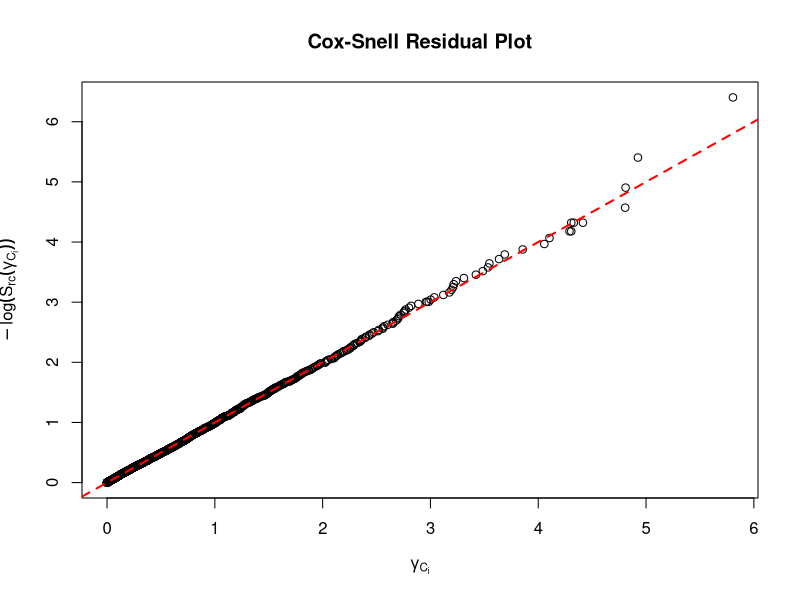

This chart was generated by the following R code:
## ---- chunk 1
knitr::opts_chunk$set(echo = TRUE)
## ---- chunk 2

set.seed(2025)
simulate_data <- function() {
    n <- 1000
    alpha <- 0.1
    beta <- 1
    nu <- 2

    x <- rep(c(1, 0), length.out = n)
    scale_param <- (alpha * exp(x * beta))^(-1 / nu)
    T <- rweibull(n, shape = nu, scale = scale_param)
    C <- runif(n, 0, 10)

    Y <- pmin(T, C)
    delta <- as.numeric(T <= C)

    return(data.frame(Y = Y, delta = delta, x = x))
}

df <- simulate_data()

## ---- chunk 3
set.seed(2025)
loglik_beta_nu <- function(para, input = df){
  alpha_mle <- sum(input$delta) / sum((input$Y^para[2]) * exp(input$x * para[1]))

  ll <- sum(
    input$delta * (log(alpha_mle * para[2]) + input$x * para[1] + (para[2] - 1) * log(input$Y)
                  - alpha_mle * (input$Y^para[2]) * exp(input$x * para[1]))  +
      (1 - input$delta) * (-alpha_mle * (input$Y^para[2]) * exp(input$x * para[1]))
  )
  return(-ll)
}

init <- c(1, 2)

res <- optim(init, loglik_beta_nu, method = "BFGS")
names(res$par) <- c("beta_hat", "nu_hat")
print(res$par)
## ---- chunk 4
library(survival)

fit_cox <- coxph(Surv(Y, delta) ~ x, data = df)
beta_p <-fit_cox$coefficients
print(beta_p)
## ---- chunk 5
# 1. Cum Hazard
Y_sorted <- sort(unique(df$Y))  # unique time points

Lambda_0 <- numeric(length(Y_sorted))
names(Lambda_0) <- Y_sorted

for (i in seq_along(Y_sorted)) {
  t <- Y_sorted[i]
  d_i <- sum(df$Y == t & df$delta == 1)
  
  at_risk <- which(df$Y >= t)
  event_at_t <- which(df$Y == t & df$delta == 1)

  risk_sum <- sum(exp(df$x[at_risk] * beta_p))
  
  Lambda_0[i] <- ifelse(risk_sum > 0, d_i / risk_sum, 0)
}

Lambda_0_cum <- cumsum(Lambda_0)
names(Lambda_0_cum) <- Y_sorted

# Step 2: Cox-Snell 
coxsnell <- numeric(nrow(df))
for (i in 1:nrow(df)) {
  ti <- df$Y[i]
  idx <- max(which(Y_sorted <= ti))
  lambda <- Lambda_0_cum[idx]
  coxsnell[i] <- exp(df$x[i] * beta_p) * lambda
}

ord <- order(coxsnell)
cox_sorted <- coxsnell[ord]
delta_sorted <- df$delta[ord]

n <- length(cox_sorted)
H_hat <- numeric(n)
for (i in 1:n) {
  risk <- n - i + 1
  H_hat[i] <- ifelse(risk > 0, delta_sorted[i] / risk, 0)
}
H_cum <- cumsum(H_hat)

# Step 3: Plot Cox-Snell residual 
plot(cox_sorted, H_cum, type = "p", 
     main = "Cox-Snell Residual Plot",
     xlab = expression(gamma[C[i]]),
     ylab = expression(-log(hat(S)[rc](gamma[C[i]]))),
     col = "black")
abline(0, 1, col = "red", lty = 2, lwd = 2)

## ---- chunk 6
library(knitr)
set.seed(2025)

# --- Simulation function ---
n_sim <- 100
beta_m <- numeric(n_sim)
beta_p <- numeric(n_sim)

for (i in 1:n_sim) {
  df_sim <- simulate_data()

  res <- optim(par = c(1, 2), fn = loglik_beta_nu, input = df_sim, method = "BFGS")
  beta_m[i] <- res$par[1]

  fit_cox <- coxph(Surv(Y, delta) ~ x, data = df_sim)
  beta_p[i] <- coef(fit_cox)
}

compute_ci <- function(beta_vec, method_name) {
  mean_val <- mean(beta_vec)
  sd_val <- sd(beta_vec)
  error <- qnorm(0.975) * sd_val
  c(Method = method_name, LowerCI = mean_val - error, Mean = mean_val, UpperCI = mean_val + error)
}

ci_table <- as.data.frame(rbind(
  compute_ci(beta_m, "MLE (beta_M)"),
  compute_ci(beta_p, "Partial Likelihood (beta_P)")
), stringsAsFactors = FALSE)

ci_table[, 2:4] <- lapply(ci_table[, 2:4], as.numeric)

kable(ci_table, digits = 4, align = "c", caption = "95% Confidence Intervals for Estimates")
## ---- chunk 7
set.seed(2025)
reject_count <- 0 

for (i in 1:n_sim) {
  df_sim <- simulate_data()

  fit <- coxph(Surv(Y, delta) ~ x, data = df_sim)
  beta_hat <- coef(fit)
  se_beta <- sqrt(diag(fit$var))

  lower <- beta_hat - qnorm(0.975) * se_beta
  upper <- beta_hat + qnorm(0.975) * se_beta

  if (lower > 1 || upper < 1) {
    reject_count <- reject_count + 1
  }
}

cat("Number of rejections of H0 (beta = 1):", reject_count, "out of", n_sim, "simulations\n")

